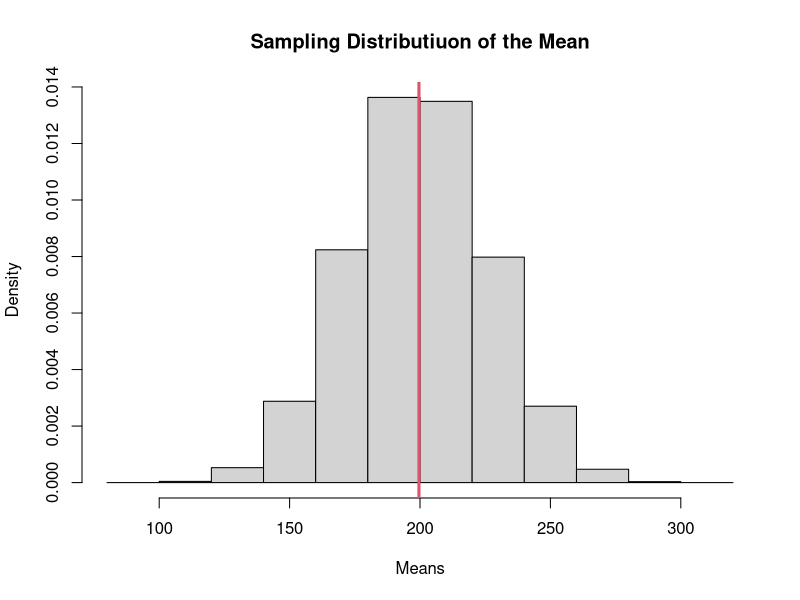
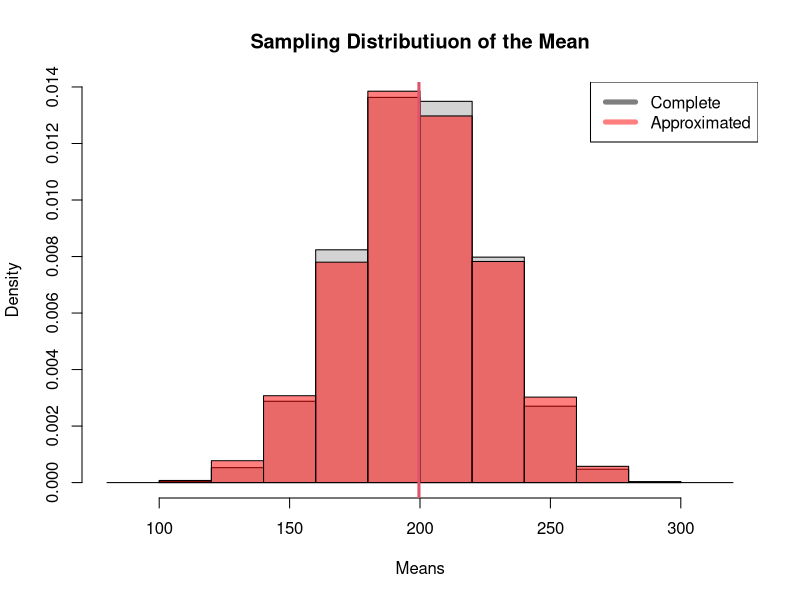
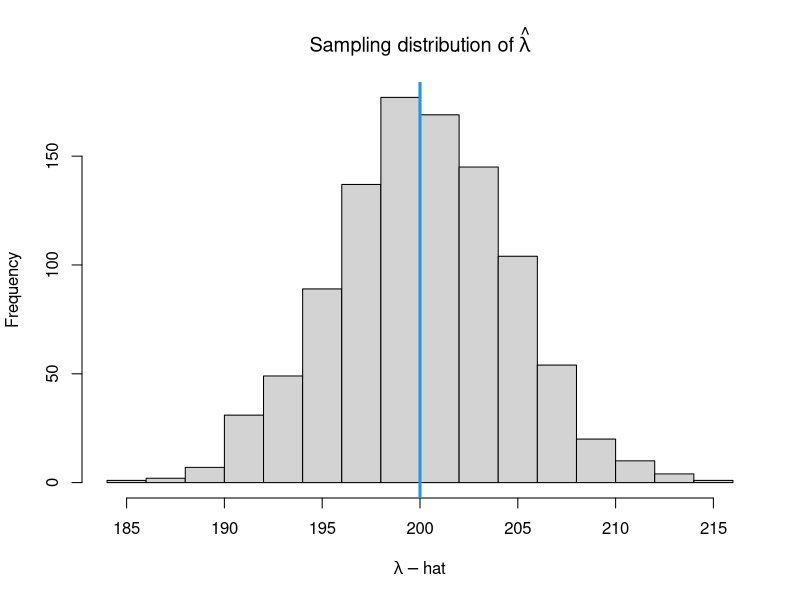
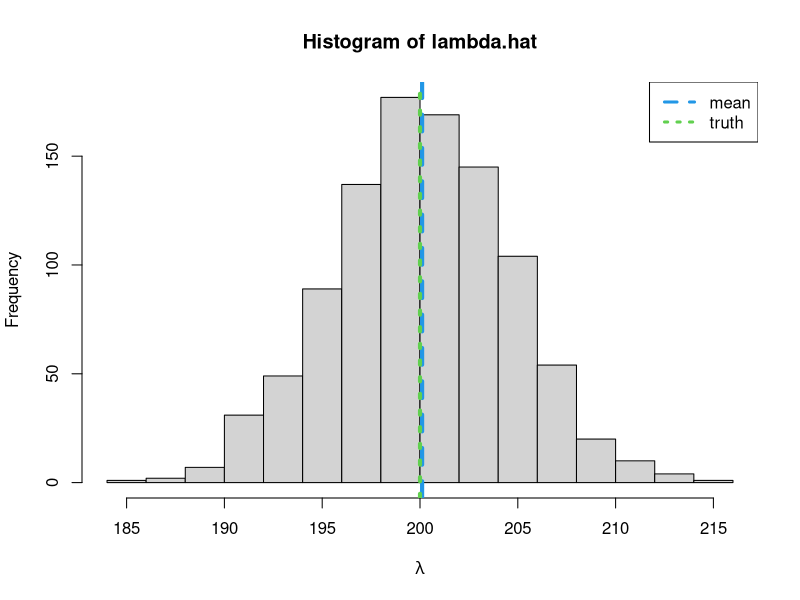

R code for these plots, in order:
## ---- chunk 1
#random discrete uniform sampler
rdu <- function(n,lower,upper){
                               sample(lower:upper,
                                      n,
                                      replace=TRUE
                                      )
                              }

N = 25

mat = matrix(rdu(N, 
                 lower = 0, 
                 upper = 400
                 ),
             nrow=5, ncol=5
             )
mat
## ---- chunk 2
  n = 10
  y = sample(
             c(mat),
             n, 
             replace = TRUE
             )
  y
## ---- chunk 3
  mean(y)

## ---- chunk 4
# How many ways can we uniquely sample 10 things from 25
combs = function(n, x) {
  factorial(n) / factorial(n-x) / factorial(x)
}

combs(N, n)
## ---- chunk 5
  set.seed(5435)
  all.combs = utils::combn(c(mat), 
                           n
                           )
  dim(all.combs)
  mean.all.combs = apply(all.combs,
                         2,
                         mean
                         )
  
## ---- chunk 6

  hist(mean.all.combs,
       freq=FALSE, 
       main="Sampling Distributiuon of the Mean",
       breaks=10,
       xlab="Means"
       )
abline(v=mean(mat),col=2,lwd=3)
## ---- chunk 7
  set.seed(54352)
  sim.sampling.dist=replicate(2000,
                              sample(c(mat),n)
                              )
  dim(sim.sampling.dist)
  mean.samples = apply(sim.sampling.dist,2,mean)
## ---- chunk 8
  hist(mean.all.combs,
       freq=FALSE, 
       main="Sampling Distributiuon of the Mean",
       breaks=10,
       xlab="Means"
       )
  hist(mean.samples,
       add=TRUE,
       freq=FALSE,
       col=grDevices::adjustcolor("red", alpha.f=0.5),
       breaks=10
       )
  abline(v=mean(mat),col=2,lwd=3)
  legend("topright",lwd=5,col=c(grDevices::adjustcolor("black", alpha.f=0.5),grDevices::adjustcolor("red", alpha.f=0.5)),legend = c("Complete", "Approximated"))
## ---- chunk 9
# Create a function, to be replicated
  lambda = 200

  mat.fn = function(lambda){matrix(
                                   rpois(N, lambda=lambda),
                                   nrow=5, ncol=5
                                  )
                           }
## ---- chunk 10
# Repeat the function n.sim times
  n.sim = 1000
  list.mat = replicate(n.sim, 
                       mat.fn(lambda), 
                       simplify=FALSE
                       )
  length(list.mat)
## ---- chunk 11
# One realization from the super-population
  list.mat[[1]]


# Population mean for the first realization
  mean(list.mat[[1]])
## ---- chunk 12
samples.list = lapply(list.mat,FUN=function(x){sample(x,size=n)})
lambda.hat = unlist(lapply(samples.list,FUN=mean))
## ---- chunk 13
hist(lambda.hat,
     xlab=bquote(lambda-hat),
     main=bquote("Sampling distribution of"~hat(lambda))
     )
abline(v=lambda, lwd=3, col=4)
## ---- chunk 14
# Bias (in this case, Monte Carlo error)
  mean(lambda.hat) - lambda

# relative bias
  (mean(lambda.hat) - lambda)/lambda
## ---- chunk 15
  hist(lambda.hat,xlab=bquote(lambda), breaks=20)
  abline(v=mean(lambda.hat),lwd=4,col=4,lty=2)
  abline(v=lambda,lwd=4,col=3,lty=3)
  legend("topright",legend=c("mean","truth"),lwd=3,col=c(4,3),lty=c(2,3))
## ---- chunk 16
  diff = 0.025*lambda
  diff
  lower = lambda-diff
  upper = lambda+diff

  index = which(lambda.hat>=lower & lambda.hat <= upper)

# Probability of getting a mean within 5% of the truth
  length(index)/length(lambda.hat)
